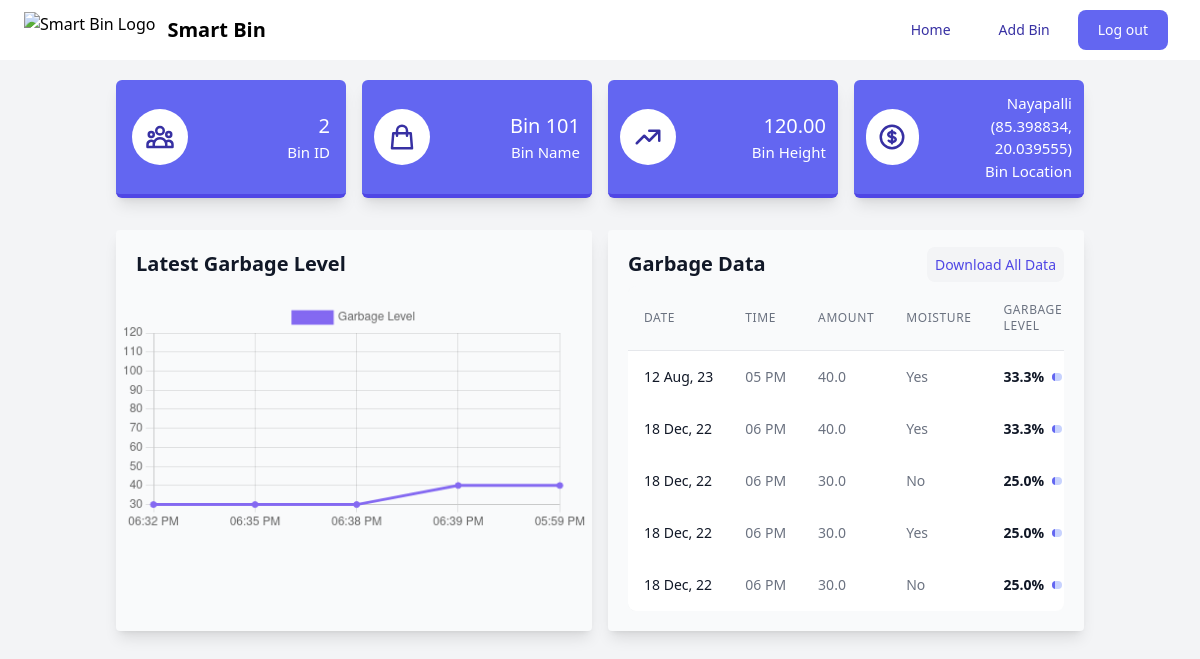
The app's page /details/?bin_id=2 (signed in) with its own data.
### app/models.py (models this page shows, shortened)
class Bin(models.Model):
    id = models.AutoField(auto_created = True, primary_key = True)
    name = models.CharField(max_length=100)
    height = models.DecimalField(max_digits=6, decimal_places=2)
    garbage_level = models.DecimalField(max_digits=5, decimal_places=2, default=0, null=True, blank=True)
    moisture_status = models.BooleanField(default=False, blank=True)
    location = models.CharField(max_length=200)
    longitude = models.DecimalField(max_digits=9, decimal_places=6, null=True, blank=True)
    latitude = models.DecimalField(max_digits=9, decimal_places=6, null=True, blank=True)

class Garbage(models.Model):
    bin_id = models.ForeignKey(Bin, on_delete=models.CASCADE)
    garbage_level = models.IntegerField()
    moisture_status = models.BooleanField(default=False)
    garbage_percentage = models.DecimalField(max_digits=5, decimal_places=2, default=0)
    date = models.DateTimeField(auto_now_add=True)

### app/views.py (the view)
# urls.py: path('details/', views.details_view, name='bin_details'),
@login_required()
def details_view(request):
    bin_id = request.GET.get('bin_id', None)
    if bin_id:
        try:
            bin = Bin.objects.get(id=bin_id)
            garbages = bin.garbage_set.all().order_by('-date')[:5]
            chart_value = [g.garbage_level for g in garbages[::-1]]
            chart_level = [g.date.strftime("%I:%M %p") for g in garbages[::-1]]
        except:
            bin = garbages = chart_value = chart_level = None
        return render(request, 'details.html', {"bin": bin, "garbages": garbages, "chart_level": chart_level, "chart_value":chart_value})
    else:
        return HttpResponseRedirect(reverse('dashboard'))

### app/templates/details.html (shortened to what this page needs)
{% extends 'base.html' %}
{% block headerLinks %}
    {% load static %}
    <link rel="stylesheet" type="text/css" href="{% static 'info_window.css' %}" />
{% endblock %}
{% block content %}
<div class="overflow-x-auto">
    <div class="min-w-screen min-h-screen bg-gray-100 flex pt-1 justify-center bg-gray-100 font-sans overflow-hidden">
        <div class="w-full lg:w-5/6">
            {% if bin %}
            <div class="grid grid-cols-1 sm:grid-cols-2 lg:grid-cols-4 p-4 gap-4">
                <div
                    class="bg-indigo-500 dark:bg-gray-800 shadow-lg rounded-md flex items-center justify-between p-4 border-b-4 border-indigo-600 dark:border-gray-600 text-white font-medium group">
                    <div
                        class="flex justify-center items-center w-14 h-14 bg-white rounded-full transition-all duration-300 transform group-hover:rotate-12">
                    </div>
                    <div class="text-right">
                        <p class="text-[20px]">{{ bin.id }}</p>
                        <p class="text-[15px]">Bin ID</p>
                    </div>
                </div>
                <div
                    class="bg-indigo-500 dark:bg-gray-800 shadow-lg rounded-md flex items-center justify-between p-3 border-b-4 border-indigo-600 dark:border-gray-600 text-white font-medium group">
                    <div
                        class="flex justify-center items-center w-14 h-14 bg-white rounded-full transition-all duration-300 transform group-hover:rotate-12">
                    </div>
                    <div class="text-right">
                        <p class="text-[20px]">{{ bin.name }}</p>
                        <p class="text-[15px]">Bin Name</p>
                    </div>
                </div>
                <div
                    class="bg-indigo-500 dark:bg-gray-800 shadow-lg rounded-md flex items-center justify-between p-3 border-b-4 border-indigo-600 dark:border-gray-600 text-white font-medium group">
                    <div
                        class="flex justify-center items-center w-14 h-14 bg-white rounded-full transition-all duration-300 transform group-hover:rotate-12">
                        <svg width="30" height="30" fill="none" viewBox="0 0 24 24" stroke="currentColor"
                            class="stroke-current text-indigo-800 dark:text-gray-800 transform transition-transform duration-500 ease-in-out">
                            <path stroke-linecap="round" stroke-linejoin="round" stroke-width="2"
                                d="M13 7h8m0 0v8m0-8l-8 8-4-4-6 6"></path>
                        </svg>
                    </div>
                    <div class="text-right">
                        <p class="text-[20px]">{{ bin.height }}</p>
                        <p class="text-[15px]">Bin Height</p>
                    </div>
                </div>
                <div
                    class="bg-indigo-500 dark:bg-gray-800 shadow-lg rounded-md flex items-center justify-between p-3 border-b-4 border-indigo-600 dark:border-gray-600 text-white font-medium group">
                    <div
                        class="flex justify-center items-center w-14 h-14 bg-white rounded-full transition-all duration-300 transform group-hover:rotate-12">
                    </div>
                    <div class="text-right">
                        <p class="text-[15px]">{{ bin.location }}</p>
                        <p class="text-[15px]">({{ bin.longitude }}, {{ bin.latitude }})</p>
                        <p class="text-[15px]">Bin Location</p>
                    </div>
                </div>
            </div>
            {% if garbages %}
            <div class="grid grid-cols-1 lg:grid-cols-2 p-4 gap-4">
                <div
                    class="relative flex flex-col min-w-0 mb-4 lg:mb-0 break-words bg-gray-50 dark:bg-gray-800 w-full shadow-lg rounded">
                    <h3 class="text-xl font-bold text-gray-900 p-5">Latest Garbage Level</h3>
                    <canvas class="p-1" id="chartBar"></canvas>
                </div>
                <script>
                    const labelsBarChart = {{ chart_level| safe }}
                    const dataBarChart = {
                        labels: labelsBarChart,
                        datasets: [
                            {
                                label: "Garbage Level",
                                backgroundColor: "hsl(252, 82.9%, 67.8%)",
                                borderColor: "hsl(252, 82.9%, 67.8%)",
                                data: {{ chart_value| safe }},
                            },
                        ],
                    };
                    const configBarChart = {
                        type: "line",
                        data: dataBarChart,
                        options: {
                            scales: {
                                y: {
                                    suggestedMax: {{ bin.height }}
                                }
                            }
                        }
                    };
                    var chartBar = new Chart(
                        document.getElementById("chartBar"),
                        configBarChart
                    );
                </script>
                <div
                    class="relative flex flex-col min-w-0 mb-4 lg:mb-0 p-5 break-words bg-gray-50 dark:bg-gray-800 w-full shadow-lg rounded">
                    <div class="flex items-center justify-between">
                        <h3 class="text-xl font-bold text-gray-900">Garbage Data</h3>
                        <div class="flex-shrink-0">
                            <a href="/download/?bin_id={{ bin.id }}"
                                class="text-sm font-medium text-indigo-600 bg-gray-100 hover:bg-indigo-50 focus:ring-4 focus:ring-indigo-300 rounded-lg p-2">Download
                                All Data</a>
                        </div>
                    </div>
                    <div class="flex flex-col mt-2">
                        <div class="overflow-x-auto rounded-lg">
                            <div class="align-middle inline-block min-w-full">
                                <div class="shadow overflow-hidden sm:rounded-lg">
                                    <table class="min-w-full divide-y divide-gray-200">
                                        <thead class="bg-gray-50">
                                            <tr>
                                                <th scope="col"
                                                    class="p-4 text-left text-xs font-medium text-gray-500 uppercase tracking-wider">
                                                    Date
                                                </th>
                                                <th scope="col"
                                                    class="p-4 text-left text-xs font-medium text-gray-500 uppercase tracking-wider">
                                                    Time
                                                </th>
                                                <th scope="col"
                                                    class="p-4 text-left text-xs font-medium text-gray-500 uppercase tracking-wider">
                                                    Amount
                                                </th>
                                                <th scope="col"
                                                    class="p-4 text-left text-xs font-medium text-gray-500 uppercase tracking-wider">
                                                    Moisture
                                                </th>
                                                <th scope="col"
                                                    class="p-4 text-left text-xs font-medium text-gray-500 uppercase tracking-wider">
                                                    Garbage Level
                                                </th>
                                            </tr>
                                        </thead>
                                        <tbody class="bg-white">
                                            {% for garbage in garbages %}
                                            <tr>
                                                <td class="p-4 whitespace-nowrap text-sm font-normal text-gray-900">
                                                    {{ garbage.date.date | date:"d M, y" }}
                                                </td>
                                                <td class="p-4 whitespace-nowrap text-sm font-normal text-gray-500">
                                                    {{ garbage.date.time | time:"h A" }}
                                                </td>
                                                <td class="p-4 whitespace-nowrap text-sm font-normal text-gray-500">
                                                    {{ garbage.garbage_level | floatformat:1 }}
                                                </td>
                                                <td class="p-4 whitespace-nowrap text-sm font-normal text-gray-500">
                                                    {% if garbage.moisture_status %}
                                                        Yes
                                                    {% else %}
                                                        No
                                                    {% endif %}
                                                </td>
                                                <td class="p-4 whitespace-nowrap text-sm font-semibold text-gray-900">
                                                    <div class="flex items-center">
                                                        <span class="mr-2">{{ garbage.garbage_percentage | floatformat:1 }}%</span>
                                                        <div class="relative w-full">
                                                            <div
                                                                class="overflow-hidden h-2 text-xs flex rounded bg-indigo-200">
                                                                {% if garbage.garbage_percentage < 25 %} <div
                                                                    style="width:{{ garbage.garbage_percentage }}%"
                                                                    class="shadow-none flex flex-col text-center whitespace-nowrap text-white justify-center bg-green-500">
                                                            </div>
                                                            {% elif garbage.garbage_percentage < 50 %} <div
                                                                style="width:{{ garbage.garbage_percentage }}%"
                                                                class="shadow-none flex flex-col text-center whitespace-nowrap text-white justify-center bg-indigo-500">
                                                        </div>
                                                        {% elif garbage.garbage_percentage < 75 %} <div
                                                            style="width:{{ garbage.garbage_percentage }}%"
                                                            class="shadow-none flex flex-col text-center whitespace-nowrap text-white justify-center bg-orange-500">
                                                    </div>
                                                    {% else %}
                                                    <div style="width:{{ garbage.garbage_percentage }}%"
                                                        class="shadow-none flex flex-col text-center whitespace-nowrap text-white justify-center bg-red-500">
                                                    </div>
                                                    {% endif %}
                                </div>
                            </div>
                        </div>
                        </td>
                        </tr>
                        {% endfor %}
                        </tbody>
                        </table>
                    </div>
                </div>
            </div>
            {% endif %}
            {% endif %}
        </div>
    </div>
</div>
<div id="map" style="width:100%; height: 90vh; margin-bottom:40px"></div>
{% endblock %}

### records on screen
Bin: id "2", name "Bin 101", height "120.00", location "Nayapalli", longitude "85.398834", latitude "20.039555"
Garbage: date "12 Aug, 23", date.time "05 PM", garbage_level "40.0", moisture_status "Yes", garbage_percentage "33.3"
Garbage: date "18 Dec, 22", date.time "06 PM", garbage_level "40.0", moisture_status "Yes", garbage_percentage "33.3"
Garbage: date "18 Dec, 22", date.time "06 PM", garbage_level "30.0", moisture_status "No", garbage_percentage "25.0"
Garbage: date "18 Dec, 22", date.time "06 PM", garbage_level "30.0", moisture_status "Yes", garbage_percentage "25.0"
Garbage: date "18 Dec, 22", date.time "06 PM", garbage_level "30.0", moisture_status "No", garbage_percentage "25.0"

### other values on screen
chart data {{ chart_value| safe }} [30, 30, 30, 40, 40]
chart data {{ bin.height }} 120.00
